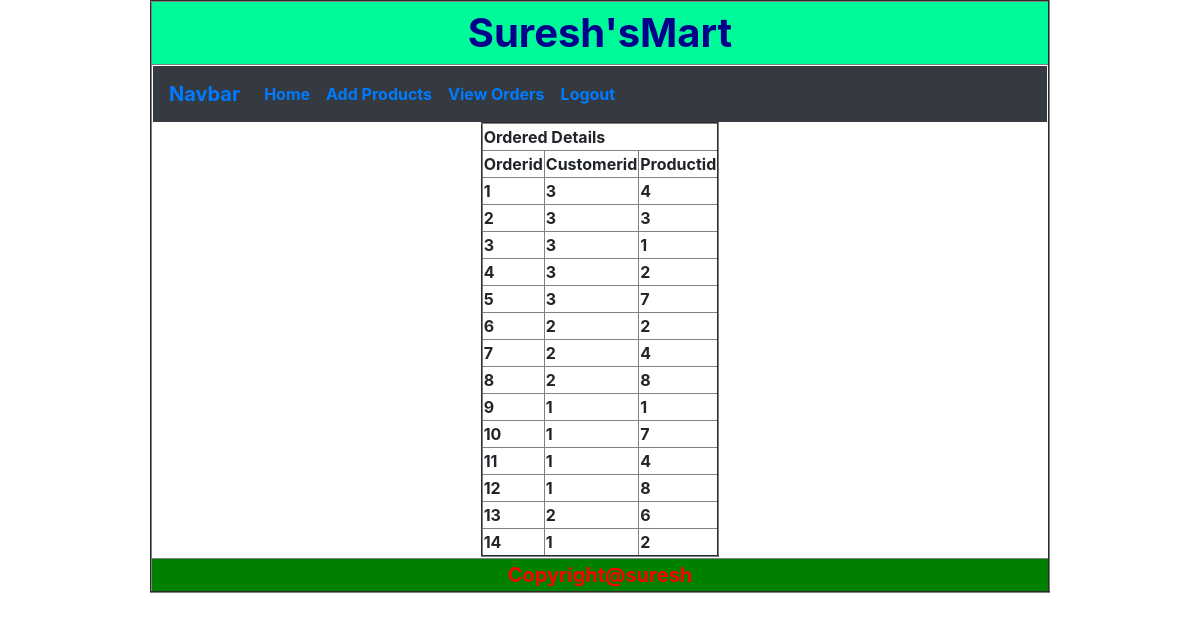
Screenshot of /orders/ with the database file from the repository.
### app1/models.py (models this page shows)
class OrderModel(models.Model):
    order_id = models.AutoField(primary_key=True)
    orderdate = models.DateField(auto_now_add=True)
    Customer = models.ForeignKey(CustomerModel, on_delete=models.CASCADE)
    Product = models.ForeignKey(ProductModel, on_delete=models.CASCADE)

### app1/views.py (the view)
# urls.py: path('orders/',views.orders,name='orders'),
def orders(request):
    res=OrderModel.objects.all()
    return render(request,"order.html",{"data":res})

### templates/order.html
{% extends 'common.html' %}
{% block suresh %}
    {% include 'adminmenu.html' %}
    <table align="center" border="2">
    <tr>
        <th colspan="3">
            Ordered Details
        </th>
    </tr>
    <tr>
        <th>Orderid</th>
        <th>Customerid</th>
        <th>Productid</th>
    </tr>
    {% for x in data %}
        <tr>
        <th>{{ x.order_id }}</th>
        <th>{{ x.Customer_id }}</th>
        <th>{{ x.Product_id }}</th>
        </tr>
    {% endfor %}
    </table>
{% endblock %}

### rows the page displays
OrderModel: order_id "1", Customer_id "3", Product_id "4"
OrderModel: order_id "2", Customer_id "3", Product_id "3"
OrderModel: order_id "3", Customer_id "3", Product_id "1"
OrderModel: order_id "4", Customer_id "3", Product_id "2"
OrderModel: order_id "5", Customer_id "3", Product_id "7"
OrderModel: order_id "6", Customer_id "2", Product_id "2"
OrderModel: order_id "7", Customer_id "2", Product_id "4"
OrderModel: order_id "8", Customer_id "2", Product_id "8"
OrderModel: order_id "9", Customer_id "1", Product_id "1"
OrderModel: order_id "10", Customer_id "1", Product_id "7"
OrderModel: order_id "11", Customer_id "1", Product_id "4"
OrderModel: order_id "12", Customer_id "1", Product_id "8"
OrderModel: order_id "13", Customer_id "2", Product_id "6"
OrderModel: order_id "14", Customer_id "1", Product_id "2"
